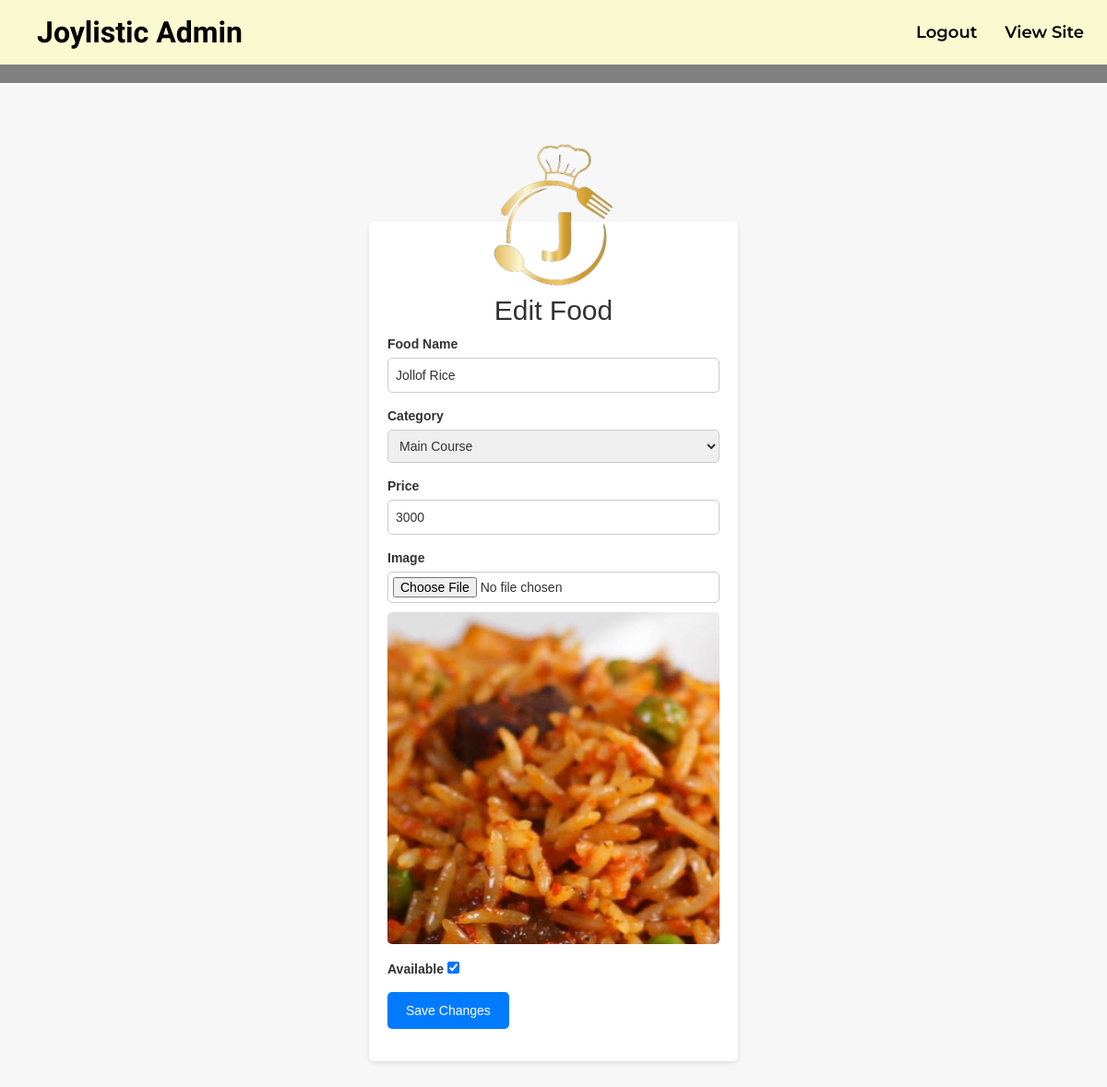
The page /edit?ll=1 on the database its author committed.
### server.py (models this page shows)
class Food(db.Model):
    __tablename__ = 'food'
    id = db.Column(db.Integer, primary_key=True)
    category = db.Column(db.String(30), nullable=False, unique=False)
    food_name = db.Column(db.String(30), nullable=False, unique=False)
    price = db.Column(db.Integer, nullable=False, unique=False)
    in_stock = db.Column(db.Boolean, default=True, nullable=False)
    times_ordered = db.Column(db.Integer, nullable=True, unique=False)
    image = db.Column(db.String(1000), nullable=False)

### server.py (the view, shortened to what this page needs)
@app.route('/edit', methods=['POST', 'GET'])
def edit_meal():
    meal_id = request.args.get('ll')
    meal = Food.query.filter_by(id=meal_id).first()
    return render_template('edit_food.html', meal=meal)

### templates/edit_food.html (shortened to what this page needs)
<!DOCTYPE html>
<html lang="en">
<head>
<link href="/static/assets/css/bootstrap.css" rel="stylesheet" />
</head>
<body>
    {% include '__admin_nav.html' %}
    <div class="body">
    <div class="edit-form-container">
        <div class="logo-overlay">
            <img class="logo" src="/static/images/logo.png" alt="Logo">
        </div>
        <div class="edit-form">
            <center><h2>Edit Food</h2></center>
            <form action="{{url_for('edit_meal', ll=meal.id)}}" method="post" enctype="multipart/form-data">
                <div class="form-group">
                    <label for="food-name">Food Name</label>
                    <input type="text" id="food-name" name="food-name" value="{{meal.food_name}}" required>
                </div>
                <div class="form-group">
                    <label for="category">Category</label>
                    <select  id="category" name="category" required>
                        <option  selected value="{{meal.category}}">{{meal.category}}</option>
                    </select>
                </div>
                <div class="form-group">
                    <label for="price">Price</label>
                    <input type="number" id="price" name="price" value="{{meal.price}}" required>
                </div>
                <div class="form-group">
                    <label for="image">Image</label>
                    <input type="file" id="image" name="image" accept="image/*" value="{{meal.image}}">
                    <img src="/static/food_images/{{meal.image}}" alt="Previous Image">
                </div>
                <label for="availability" class="checkbox-label">Available</label>
                <input type="checkbox" id="availability" name="availability" value="available" {% if meal.in_stock %} checked {% endif %}>
                <div class="form-group">
                    <button type="submit">Save Changes</button>
                </div>
            </form>
        </div>
    </div>
    </div>
</body>
</html>

### templates/edit_food.html (style rules this page uses)
.body { font-family: Arial, sans-serif; margin: 0; padding: 150px 20px; background-color: #f7f7f7; display: flex; justify-content: center; align-items: center; min-height: 100vh; }
.logo { width: 200px; height: auto; }
.edit-form-container { width: 400px; background-color: #fff; border-radius: 5px; box-shadow: 0 2px 5px rgba(0, 0, 0, 0.1); padding: 20px; position: relative; }
.form-group { margin-bottom: 15px; }
.form-group label { display: inline-block; margin-bottom: 5px; font-weight: bold; }
.form-group input, .form-group select { width: 100%; padding: 8px; border-radius: 5px; border: 1px solid #ccc; }
.form-group input[type="file"] { padding: 5px; }
.form-group img { max-width: 100%; height: auto; border-radius: 5px; margin-top: 10px; }
.form-group button { margin-top: 10px; padding: 10px 20px; background-color: #007bff; color: #fff; border: none; border-radius: 5px; cursor: pointer; }
.logo-overlay { position: absolute; top: -100px; left: calc(50% - 100px); z-index: 1; }

### rows shown on the page
Food: food-name "Jollof Rice", category "Main Course", price "3000", image (picture), in_stock "☑"
